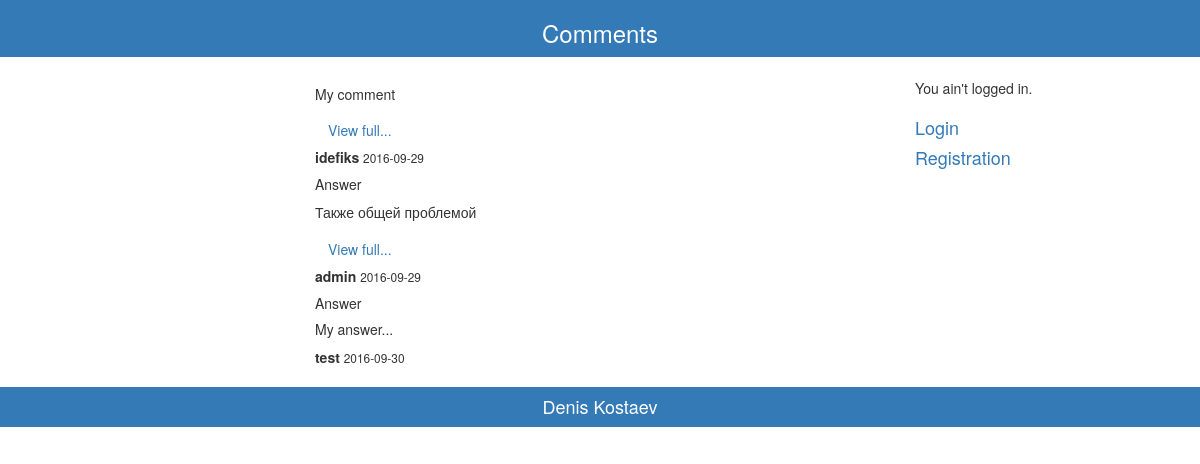
The page / on the database its author committed.
### tables this page shows
CREATE TABLE `comments` (
  `id` int(4) NOT NULL AUTO_INCREMENT,
  `id_user` int(4) NOT NULL,
  `headline` varchar(100) NOT NULL,
  `comment` varchar(500) DEFAULT NULL,
  `date` date DEFAULT NULL,
  PRIMARY KEY (`id`)
);

CREATE TABLE `users` (
  `id_user` int(4) NOT NULL AUTO_INCREMENT,
  `name` varchar(20) DEFAULT NULL,
  `email` varchar(30) DEFAULT NULL,
  `pwd` varchar(100) DEFAULT NULL,
  `hash` varchar(32) NOT NULL,
  `img` varchar(50) NOT NULL,
  `active` int(1) NOT NULL DEFAULT '0',
  PRIMARY KEY (`id_user`)
);

### controllers/IndexController.php (called while the page is built, shortened)
<?php
    class IndexController
    {
        public function index()
        {
            $isLogged = 0;
            $comModel = new CommentModel();
            $com = $comModel->getData();
            include_once(APP_PATH.'/views/pages/index/index.php');
        }
    }
?>

### models/ConnectModel.php (called while the page is built, shortened)
<?php
    class ConnectModel
    {
        protected $servername = 'localhost';
        protected $dbname = 'vagrant';
        protected $username = 'root';
        protected $password = 'root';
        public function __construct()
        {
            try
            {
                $this->db = new PDO('mysql:host='.$this->servername.';dbname='.$this->dbname, $this->username, $this->password,array(PDO::MYSQL_ATTR_INIT_COMMAND => "SET NAMES utf8"));
                return true;
            }
            catch (PDOException $e)
            {
                echo $e->getMessage();
            }
        }
    }
?>

### models/CommentModel.php (called while the page is built, shortened)
<?php
    class CommentModel extends ConnectModel
    {
        public function getData()
        {
            $stmt = $this->db->prepare("select users.name, id, comment, headline, date from comments INNER JOIN users on comments.id_user=users.id_user");
            $stmt->execute();
            $commentsArray = $stmt->fetchAll();
            return $commentsArray;
        }
    }
?>

### views/pages/index/index.php (the view, shortened to what this page needs)
<?php
include ('views/layouts/header.php');
    if($isLogged):
    {
    ?>
    <div class="container-fluid"">
        <div class="row">
            <div class="col-md-3 col-md-offset-3">
                <?php
                foreach ($com as $key => $value)
                {
                ?>
                    <div class="bs-example" data-example-id="simple-ul">
                        <ul class="list-unstyled">
                            <b><h5><?= $value['headline']."\n"; ?></b></h5></b>
                            <?php
                            if(strlen($value['comment'])>60)
                            {
                            ?>
                                <div>
                                    <p><?=strCut($value['comment'],40,60);?></p>
                                    <a class="btn">View full...</a>
                                    <p id="hidden"><?= $value['comment'];?></p>
                                </div>
                            <?php
                            }
                            ?>
                            <?php
                            if(strlen($value['comment'])<60)
                            {
                            ?>
                                <li>
                                    <h5><?= $value['comment']; ?></h5>
                                </li>
                            <?php
                            }
                            ?>
                            <b><?= $value['name']."\n"; ?></b>
                            <small><?= $value['date']."\n"; ?></small>
                            <?php
                            if(isset($_SESSION['id']))
                            {
                            ?>
                                <p><a href = "user/editComment?id=<?= $value['id']; ?>" >Edit</a></p>
                            <?php
                            }
                            ?>
                        </ul>
                    </div>
                <?php
                }
                ?>
            </div>
            <div class="col-md-3 col-md-offset-3">
                <?php
                if(isset($_SESSION['id']))
                {
                ?>
                    <h4><a href="user/addComment"><?php echo "Add comment"; ?></a></h4>
                <?php
                }
                ?>
            </div>
        </div>
    </div>
    <?php
    }
    else:
    ?>
        <div class="container-fluid"">
            <div class="row">
                <div class="col-md-3 col-md-offset-3">
                    <?php
                    foreach ($com as $key => $value)
                    {
                    ?>
                        <div class="bs-example" data-example-id="simple-ul">
                            <ul class="list-unstyled">
                                <h5><?= $value['headline']."\n"; ?></h5>
                                <?php
                                if(strlen($value['comment'])>50)
                                {
                                ?>
                                    <div>
                                        <p><?=strCut($value['comment'],30,40);?></p>
                                        <a class="btn">View full...</a>
                                    </div>
                                <?php
                                }
                                ?>
                                <?php
                                if(strlen($value['comment'])<50)
                                {
                                ?>
                                    <li>
                                        <h5><?= $value['comment']; ?></h5>
                                    </li>
                                <?php
                                }
                                ?>
                                <b><?= $value['name']."\n"; ?></b>
                                <small><?= $value['date']."\n"; ?></small>
                            </ul>
                        </div>
                    <?php
                    }
                    ?>
                </div>
                <div class="col-md-3 col-md-offset-3">
                </div>
                <div class="col-md-3 col-md-offset-3">
                    <p>You ain't logged in.</p>
                </div>
                <div class="col-md-3 col-md-offset-3">
                    <h4><a href="user/login">Login</a></h4>
                    <h4><a href="user/reg">Registration</a></h4>
                </div>
            </div>
        </div>
<?php
    endif;
    include ('views/layouts/footer.php');
?>

### functions/functions.php
<?php
function strCut($string,$from,$to)
{
    $strnew = "";
    $arrStr = explode(" ", $string);
    $len = 0;
    for ($i=0;$i<count($arrStr);$i++)
    {
        $len = $len + strlen($arrStr[$i]);
        $strnew = $strnew." ".$arrStr[$i]." ";
		if (($len>=$from) && ($len<=$to))
        {
        	$strnew = $strnew;
            echo $strnew;
            break;
        }
    }
}
?>

### rows shown on the page
comments: headline "My comment", id_user.name "idefiks", date "2016-09-29"
comments: headline "Answer", strnew "Также общей проблемой", id_user.name "admin", date "2016-09-29"
comments: headline "Answer", comment "My answer...", id_user.name "test", date "2016-09-30"
